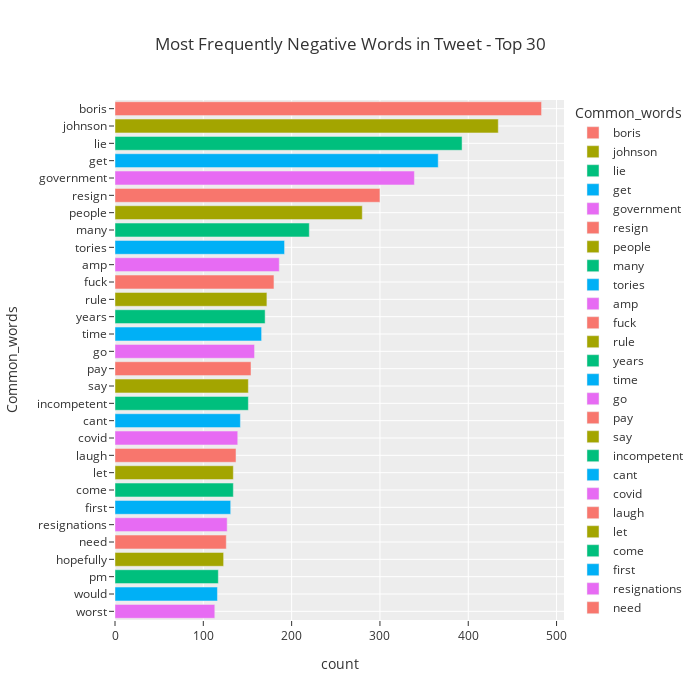

Notebook code cell kept with this figure:
### Code cell
# Barchat of most frequent words in negative tweet
fig = px.bar(temp_negative, x="count", y="Common_words", title='Most Frequently Negative Words in Tweet - Top 30', orientation='h', 
             width=700, height=700,color='Common_words', template = 'ggplot2')
fig.show()

### Figure 1 — Plotly figure (JSON) as saved in the notebook; plotly's stock layout.template omitted (floating-point values rounded to 4 significant figures)
{"data": [{"alignmentgroup": "True", "hovertemplate": "Common_words=%{y}<br>count=%{x}<extra></extra>", "legendgroup": "boris", "marker": {"color": "#F8766D"}, "name": "boris", "offsetgroup": "boris", "orientation": "h", "showlegend": true, "textposition": "auto", "type": "bar", "x": [483], "xaxis": "x", "y": ["boris"], "yaxis": "y"}, {"alignmentgroup": "True", "hovertemplate": "Common_words=%{y}<br>count=%{x}<extra></extra>", "legendgroup": "johnson", "marker": {"color": "#A3A500"}, "name": "johnson", "offsetgroup": "johnson", "orientation": "h", "showlegend": true, "textposition": "auto", "type": "bar", "x": [434], "xaxis": "x", "y": ["johnson"], "yaxis": "y"}, {"alignmentgroup": "True", "hovertemplate": "Common_words=%{y}<br>count=%{x}<extra></extra>", "legendgroup": "lie", "marker": {"color": "#00BF7D"}, "name": "lie", "offsetgroup": "lie", "orientation": "h", "showlegend": true, "textposition": "auto", "type": "bar", "x": [393], "xaxis": "x", "y": ["lie"], "yaxis": "y"}, {"alignmentgroup": "True", "hovertemplate": "Common_words=%{y}<br>count=%{x}<extra></extra>", "legendgroup": "get", "marker": {"color": "#00B0F6"}, "name": "get", "offsetgroup": "get", "orientation": "h", "showlegend": true, "textposition": "auto", "type": "bar", "x": [366], "xaxis": "x", "y": ["get"], "yaxis": "y"}, {"alignmentgroup": "True", "hovertemplate": "Common_words=%{y}<br>count=%{x}<extra></extra>", "legendgroup": "government", "marker": {"color": "#E76BF3"}, "name": "government", "offsetgroup": "government", "orientation": "h", "showlegend": true, "textposition": "auto", "type": "bar", "x": [339], "xaxis": "x", "y": ["government"], "yaxis": "y"}, {"alignmentgroup": "True", "hovertemplate": "Common_words=%{y}<br>count=%{x}<extra></extra>", "legendgroup": "resign", "marker": {"color": "#F8766D"}, "name": "resign", "offsetgroup": "resign", "orientation": "h", "showlegend": true, "textposition": "auto", "type": "bar", "x": [300], "xaxis": "x", "y": ["resign"], "yaxis": "y"}, {"alignmentgroup": "True", "hovertemplate": "Common_words=%{y}<br>count=%{x}<extra></extra>", "legendgroup": "people", "marker": {"color": "#A3A500"}, "name": "people", "offsetgroup": "people", "orientation": "h", "showlegend": true, "textposition": "auto", "type": "bar", "x": [280], "xaxis": "x", "y": ["people"], "yaxis": "y"}, {"alignmentgroup": "True", "hovertemplate": "Common_words=%{y}<br>count=%{x}<extra></extra>", "legendgroup": "many", "marker": {"color": "#00BF7D"}, "name": "many", "offsetgroup": "many", "orientation": "h", "showlegend": true, "textposition": "auto", "type": "bar", "x": [220], "xaxis": "x", "y": ["many"], "yaxis": "y"}, {"alignmentgroup": "True", "hovertemplate": "Common_words=%{y}<br>count=%{x}<extra></extra>", "legendgroup": "tories", "marker": {"color": "#00B0F6"}, "name": "tories", "offsetgroup": "tories", "orientation": "h", "showlegend": true, "textposition": "auto", "type": "bar", "x": [192], "xaxis": "x", "y": ["tories"], "yaxis": "y"}, {"alignmentgroup": "True", "hovertemplate": "Common_words=%{y}<br>count=%{x}<extra></extra>", "legendgroup": "amp", "marker": {"color": "#E76BF3"}, "name": "amp", "offsetgroup": "amp", "orientation": "h", "showlegend": true, "textposition": "auto", "type": "bar", "x": [186], "xaxis": "x", "y": ["amp"], "yaxis": "y"}, {"alignmentgroup": "True", "hovertemplate": "Common_words=%{y}<br>count=%{x}<extra></extra>", "legendgroup": "fuck", "marker": {"color": "#F8766D"}, "name": "fuck", "offsetgroup": "fuck", "orientation": "h", "showlegend": true, "textposition": "auto", "type": "bar", "x": [180], "xaxis": "x", "y": ["fuck"], "yaxis": "y"}, {"alignmentgroup": "True", "hovertemplate": "Common_words=%{y}<br>count=%{x}<extra></extra>", "legendgroup": "rule", "marker": {"color": "#A3A500"}, "name": "rule", "offsetgroup": "rule", "orientation": "h", "showlegend": true, "textposition": "auto", "type": "bar", "x": [172], "xaxis": "x", "y": ["rule"], "yaxis": "y"}, {"alignmentgroup": "True", "hovertemplate": "Common_words=%{y}<br>count=%{x}<extra></extra>", "legendgroup": "years", "marker": {"color": "#00BF7D"}, "name": "years", "offsetgroup": "years", "orientation": "h", "showlegend": true, "textposition": "auto", "type": "bar", "x": [170], "xaxis": "x", "y": ["years"], "yaxis": "y"}, {"alignmentgroup": "True", "hovertemplate": "Common_words=%{y}<br>count=%{x}<extra></extra>", "legendgroup": "time", "marker": {"color": "#00B0F6"}, "name": "time", "offsetgroup": "time", "orientation": "h", "showlegend": true, "textposition": "auto", "type": "bar", "x": [166], "xaxis": "x", "y": ["time"], "yaxis": "y"}, {"alignmentgroup": "True", "hovertemplate": "Common_words=%{y}<br>count=%{x}<extra></extra>", "legendgroup": "go", "marker": {"color": "#E76BF3"}, "name": "go", "offsetgroup": "go", "orientation": "h", "showlegend": true, "textposition": "auto", "type": "bar", "x": [158], "xaxis": "x", "y": ["go"], "yaxis": "y"}, {"alignmentgroup": "True", "hovertemplate": "Common_words=%{y}<br>count=%{x}<extra></extra>", "legendgroup": "pay", "marker": {"color": "#F8766D"}, "name": "pay", "offsetgroup": "pay", "orientation": "h", "showlegend": true, "textposition": "auto", "type": "bar", "x": [154], "xaxis": "x", "y": ["pay"], "yaxis": "y"}, {"alignmentgroup": "True", "hovertemplate": "Common_words=%{y}<br>count=%{x}<extra></extra>", "legendgroup": "say", "marker": {"color": "#A3A500"}, "name": "say", "offsetgroup": "say", "orientation": "h", "showlegend": true, "textposition": "auto", "type": "bar", "x": [151], "xaxis": "x", "y": ["say"], "yaxis": "y"}, {"alignmentgroup": "True", "hovertemplate": "Common_words=%{y}<br>count=%{x}<extra></extra>", "legendgroup": "incompetent", "marker": {"color": "#00BF7D"}, "name": "incompetent", "offsetgroup": "incompetent", "orientation": "h", "showlegend": true, "textposition": "auto", "type": "bar", "x": [151], "xaxis": "x", "y": ["incompetent"], "yaxis": "y"}, {"alignmentgroup": "True", "hovertemplate": "Common_words=%{y}<br>count=%{x}<extra></extra>", "legendgroup": "cant", "marker": {"color": "#00B0F6"}, "name": "cant", "offsetgroup": "cant", "orientation": "h", "showlegend": true, "textposition": "auto", "type": "bar", "x": [142], "xaxis": "x", "y": ["cant"], "yaxis": "y"}, {"alignmentgroup": "True", "hovertemplate": "Common_words=%{y}<br>count=%{x}<extra></extra>", "legendgroup": "covid", "marker": {"color": "#E76BF3"}, "name": "covid", "offsetgroup": "covid", "orientation": "h", "showlegend": true, "textposition": "auto", "type": "bar", "x": [139], "xaxis": "x", "y": ["covid"], "yaxis": "y"}, {"alignmentgroup": "True", "hovertemplate": "Common_words=%{y}<br>count=%{x}<extra></extra>", "legendgroup": "laugh", "marker": {"color": "#F8766D"}, "name": "laugh", "offsetgroup": "laugh", "orientation": "h", "showlegend": true, "textposition": "auto", "type": "bar", "x": [137], "xaxis": "x", "y": ["laugh"], "yaxis": "y"}, {"alignmentgroup": "True", "hovertemplate": "Common_words=%{y}<br>count=%{x}<extra></extra>", "legendgroup": "let", "marker": {"color": "#A3A500"}, "name": "let", "offsetgroup": "let", "orientation": "h", "showlegend": true, "textposition": "auto", "type": "bar", "x": [134], "xaxis": "x", "y": ["let"], "yaxis": "y"}, {"alignmentgroup": "True", "hovertemplate": "Common_words=%{y}<br>count=%{x}<extra></extra>", "legendgroup": "come", "marker": {"color": "#00BF7D"}, "name": "come", "offsetgroup": "come", "orientation": "h", "showlegend": true, "textposition": "auto", "type": "bar", "x": [134], "xaxis": "x", "y": ["come"], "yaxis": "y"}, {"alignmentgroup": "True", "hovertemplate": "Common_words=%{y}<br>count=%{x}<extra></extra>", "legendgroup": "first", "marker": {"color": "#00B0F6"}, "name": "first", "offsetgroup": "first", "orientation": "h", "showlegend": true, "textposition": "auto", "type": "bar", "x": [131], "xaxis": "x", "y": ["first"], "yaxis": "y"}, {"alignmentgroup": "True", "hovertemplate": "Common_words=%{y}<br>count=%{x}<extra></extra>", "legendgroup": "resignations", "marker": {"color": "#E76BF3"}, "name": "resignations", "offsetgroup": "resignations", "orientation": "h", "showlegend": true, "textposition": "auto", "type": "bar", "x": [127], "xaxis": "x", "y": ["resignations"], "yaxis": "y"}, {"alignmentgroup": "True", "hovertemplate": "Common_words=%{y}<br>count=%{x}<extra></extra>", "legendgroup": "need", "marker": {"color": "#F8766D"}, "name": "need", "offsetgroup": "need", "orientation": "h", "showlegend": true, "textposition": "auto", "type": "bar", "x": [126], "xaxis": "x", "y": ["need"], "yaxis": "y"}, {"alignmentgroup": "True", "hovertemplate": "Common_words=%{y}<br>count=%{x}<extra></extra>", "legendgroup": "hopefully", "marker": {"color": "#A3A500"}, "name": "hopefully", "offsetgroup": "hopefully", "orientation": "h", "showlegend": true, "textposition": "auto", "type": "bar", "x": [123], "xaxis": "x", "y": ["hopefully"], "yaxis": "y"}, {"alignmentgroup": "True", "hovertemplate": "Common_words=%{y}<br>count=%{x}<extra></extra>", "legendgroup": "pm", "marker": {"color": "#00BF7D"}, "name": "pm", "offsetgroup": "pm", "orientation": "h", "showlegend": true, "textposition": "auto", "type": "bar", "x": [117], "xaxis": "x", "y": ["pm"], "yaxis": "y"}, {"alignmentgroup": "True", "hovertemplate": "Common_words=%{y}<br>count=%{x}<extra></extra>", "legendgroup": "would", "marker": {"color": "#00B0F6"}, "name": "would", "offsetgroup": "would", "orientation": "h", "showlegend": true, "textposition": "auto", "type": "bar", "x": [116], "xaxis": "x", "y": ["would"], "yaxis": "y"}, {"alignmentgroup": "True", "hovertemplate": "Common_words=%{y}<br>count=%{x}<extra></extra>", "legendgroup": "worst", "marker": {"color": "#E76BF3"}, "name": "worst", "offsetgroup": "worst", "orientation": "h", "showlegend": true, "textposition": "auto", "type": "bar", "x": [113], "xaxis": "x", "y": ["worst"], "yaxis": "y"}], "layout": {"barmode": "relative", "height": 700, "legend": {"title": {"text": "Common_words"}, "tracegroupgap": 0}, "title": {"text": "Most Frequently Negative Words in Tweet - Top 30"}, "width": 700, "xaxis": {"anchor": "y", "domain": [0, 1], "title": {"text": "count"}}, "yaxis": {"anchor": "x", "categoryarray": ["worst", "would", "pm", "hopefully", "need", "resignations", "first", "come", "let", "laugh", "covid", "cant", "incompetent", "say", "pay", "go", "time", "years", "rule", "fuck", "amp", "tories", "many", "people", "resign", "government", "get", "lie", "johnson", "boris"], "categoryorder": "array", "domain": [0, 1], "title": {"text": "Common_words"}}}}
